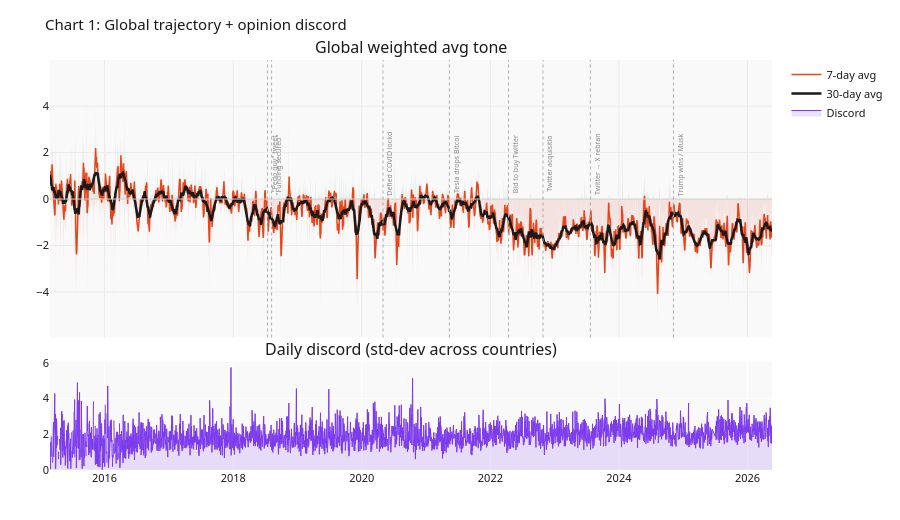

The notebook cell this image was saved under:
### Markdown cell above
---
## 1 · Global Sentiment Trajectory + Discord Overlay

**What it shows:** Volume-weighted daily average tone across all countries (upper panel) with 7-day and 90-day smoothing, plus per-day *discord* — the standard deviation of country tones (lower panel, purple). Key events are annotated as vertical grey lines.

**Story:** The most important chart in the notebook. Sentiment started near-neutral in 2015, drifted negative from 2017 onward, and crossed permanently below –1 after COVID in 2020. There is no recovery trend. Discord spikes around the Twitter acquisition (Oct 2022) show that countries momentarily diverged before re-converging on negativity.

**Process:** `article_count`-weighted mean of `avg_tone` per day across all countries. Discord = unweighted std of per-country daily tones.

### Code cell
fig = make_subplots(rows=2, cols=1, shared_xaxes=True, row_heights=[0.72,0.28],
                    vertical_spacing=0.06,
                    subplot_titles=['Global weighted avg tone', 'Daily discord (std-dev across countries)'])
fig.add_trace(go.Scatter(x=daily.date, y=daily.wavg_tone.clip(lower=0), fill='tozeroy',
    fillcolor='rgba(45,134,83,0.12)', line=dict(width=0), showlegend=False), row=1, col=1)
fig.add_trace(go.Scatter(x=daily.date, y=daily.wavg_tone.clip(upper=0), fill='tozeroy',
    fillcolor='rgba(192,57,43,0.12)', line=dict(width=0), showlegend=False), row=1, col=1)
fig.add_trace(go.Scatter(x=daily.date, y=daily.roll7, line=dict(color=ORANGE, width=1.5),
    name='7-day avg'), row=1, col=1)
fig.add_trace(go.Scatter(x=daily.date, y=daily.roll30, line=dict(color=DARK, width=2.5),
    name='30-day avg'), row=1, col=1)
fig.add_hline(y=0, line_width=1, line_color='#ccc', row=1, col=1)
for d, lbl in EVENTS.items():
    fig.add_vline(x=pd.Timestamp(d).timestamp()*1000, line_width=1,
                  line_dash='dot', line_color='#aaa', row=1, col=1)
    fig.add_annotation(x=pd.Timestamp(d), y=1.5, text=lbl[:18], showarrow=False,
                       font=dict(size=7, color='#888'), textangle=-90,
                       xanchor='left', row=1, col=1)
fig.add_trace(go.Scatter(x=daily.date, y=daily.discord, fill='tozeroy',
    fillcolor='rgba(124,58,237,0.15)', line=dict(color=PURPLE,width=1),
    name='Discord'), row=2, col=1)
fig.update_layout(**LAYOUT, height=520, hovermode='x unified',
                  title='Chart 1: Global trajectory + opinion discord')
fig.show()

### Figure 1 — Plotly figure (JSON) as saved in the notebook; plotly's stock layout.template omitted (floating-point values rounded to 4 significant figures; data arrays with more than 128 entries replaced by an {"elided": "..."} marker saying what was removed)
{"data": [{"fill": "tozeroy", "fillcolor": "rgba(45,134,83,0.12)", "line": {"width": 0}, "showlegend": false, "type": "scatter", "x": {"elided": "4060 str values"}, "xaxis": "x", "y": {"elided": "4060 float values"}, "yaxis": "y"}, {"fill": "tozeroy", "fillcolor": "rgba(192,57,43,0.12)", "line": {"width": 0}, "showlegend": false, "type": "scatter", "x": {"elided": "4060 str values"}, "xaxis": "x", "y": {"elided": "4060 float values"}, "yaxis": "y"}, {"line": {"color": "#E8451A", "width": 1.5}, "name": "7-day avg", "type": "scatter", "x": {"elided": "4060 str values"}, "xaxis": "x", "y": {"elided": "4060 float values"}, "yaxis": "y"}, {"line": {"color": "#1a1a1a", "width": 2.5}, "name": "30-day avg", "type": "scatter", "x": {"elided": "4060 str values"}, "xaxis": "x", "y": {"elided": "4060 float values"}, "yaxis": "y"}, {"fill": "tozeroy", "fillcolor": "rgba(124,58,237,0.15)", "line": {"color": "#7c3aed", "width": 1}, "name": "Discord", "type": "scatter", "x": {"elided": "4060 str values"}, "xaxis": "x2", "y": {"elided": "4060 float values"}, "yaxis": "y2"}], "layout": {"annotations": [{"font": {"size": 16}, "showarrow": false, "text": "Global weighted avg tone", "x": 0.5, "xanchor": "center", "xref": "paper", "y": 1, "yanchor": "bottom", "yref": "paper"}, {"font": {"size": 16}, "showarrow": false, "text": "Daily discord (std-dev across countries)", "x": 0.5, "xanchor": "center", "xref": "paper", "y": 0.2632, "yanchor": "bottom", "yref": "paper"}, {"font": {"color": "#888", "size": 7}, "showarrow": false, "text": "\"Pedo guy\" tweet", "textangle": -90, "x": "2018-07-15T00:00:00", "xanchor": "left", "xref": "x", "y": 1.5, "yref": "y"}, {"font": {"color": "#888", "size": 7}, "showarrow": false, "text": "\"Funding secured\" ", "textangle": -90, "x": "2018-08-07T00:00:00", "xanchor": "left", "xref": "x", "y": 1.5, "yref": "y"}, {"font": {"color": "#888", "size": 7}, "showarrow": false, "text": "Defied COVID lockd", "textangle": -90, "x": "2020-05-01T00:00:00", "xanchor": "left", "xref": "x", "y": 1.5, "yref": "y"}, {"font": {"color": "#888", "size": 7}, "showarrow": false, "text": "Tesla drops Bitcoi", "textangle": -90, "x": "2021-05-13T00:00:00", "xanchor": "left", "xref": "x", "y": 1.5, "yref": "y"}, {"font": {"color": "#888", "size": 7}, "showarrow": false, "text": "Bid to buy Twitter", "textangle": -90, "x": "2022-04-14T00:00:00", "xanchor": "left", "xref": "x", "y": 1.5, "yref": "y"}, {"font": {"color": "#888", "size": 7}, "showarrow": false, "text": "Twitter acquisitio", "textangle": -90, "x": "2022-10-27T00:00:00", "xanchor": "left", "xref": "x", "y": 1.5, "yref": "y"}, {"font": {"color": "#888", "size": 7}, "showarrow": false, "text": "Twitter → X rebran", "textangle": -90, "x": "2023-07-23T00:00:00", "xanchor": "left", "xref": "x", "y": 1.5, "yref": "y"}, {"font": {"color": "#888", "size": 7}, "showarrow": false, "text": "Trump wins / Musk ", "textangle": -90, "x": "2024-11-06T00:00:00", "xanchor": "left", "xref": "x", "y": 1.5, "yref": "y"}], "colorway": ["#E8451A", "#2563eb", "#2d8653", "#7c3aed", "#0891b2", "#c0392b", "#f59e0b", "#ec4899"], "font": {"color": "#1a1a1a", "family": "system-ui,sans-serif", "size": 11}, "height": 520, "hovermode": "x unified", "margin": {"b": 50, "l": 50, "r": 30, "t": 60}, "paper_bgcolor": "white", "plot_bgcolor": "#f9f9f9", "shapes": [{"line": {"color": "#ccc", "width": 1}, "type": "line", "x0": 0, "x1": 1, "xref": "x domain", "y0": 0, "y1": 0, "yref": "y"}, {"line": {"color": "#aaa", "dash": "dot", "width": 1}, "type": "line", "x0": 1531612800000, "x1": 1531612800000, "xref": "x", "y0": 0, "y1": 1, "yref": "y domain"}, {"line": {"color": "#aaa", "dash": "dot", "width": 1}, "type": "line", "x0": 1533600000000, "x1": 1533600000000, "xref": "x", "y0": 0, "y1": 1, "yref": "y domain"}, {"line": {"color": "#aaa", "dash": "dot", "width": 1}, "type": "line", "x0": 1588291200000, "x1": 1588291200000, "xref": "x", "y0": 0, "y1": 1, "yref": "y domain"}, {"line": {"color": "#aaa", "dash": "dot", "width": 1}, "type": "line", "x0": 1620864000000, "x1": 1620864000000, "xref": "x", "y0": 0, "y1": 1, "yref": "y domain"}, {"line": {"color": "#aaa", "dash": "dot", "width": 1}, "type": "line", "x0": 1649894400000, "x1": 1649894400000, "xref": "x", "y0": 0, "y1": 1, "yref": "y domain"}, {"line": {"color": "#aaa", "dash": "dot", "width": 1}, "type": "line", "x0": 1666828800000, "x1": 1666828800000, "xref": "x", "y0": 0, "y1": 1, "yref": "y domain"}, {"line": {"color": "#aaa", "dash": "dot", "width": 1}, "type": "line", "x0": 1690070400000, "x1": 1690070400000, "xref": "x", "y0": 0, "y1": 1, "yref": "y domain"}, {"line": {"color": "#aaa", "dash": "dot", "width": 1}, "type": "line", "x0": 1730851200000, "x1": 1730851200000, "xref": "x", "y0": 0, "y1": 1, "yref": "y domain"}], "title": {"text": "Chart 1: Global trajectory + opinion discord"}, "xaxis": {"anchor": "y", "domain": [0, 1], "gridcolor": "#ebebeb", "matches": "x2", "showticklabels": false}, "xaxis2": {"anchor": "y2", "domain": [0, 1]}, "yaxis": {"anchor": "x", "domain": [0.3232, 1], "gridcolor": "#ebebeb"}, "yaxis2": {"anchor": "x2", "domain": [0, 0.2632]}}}
